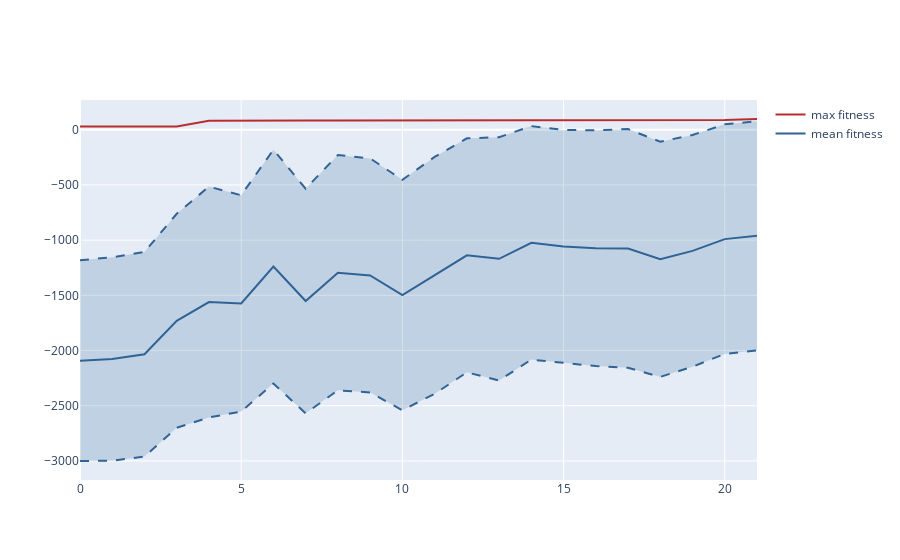

Here is the notebook cell this chart was saved with:
### Code cell
fig = go.Figure()        
colors = copy(px.colors.qualitative.G10)
color=colors.pop()
fig.add_scatter(
    name="mean fitness",
    x=mean_values.index,
    y=mean_values,
    mode="lines",
    line=dict(color=color)
            )
fig.add_scatter(
    name="upper fitness",
    x=mean_values.index,
    y=mean_values - std_values,
    mode="lines",
    line=dict(dash='dash', color=color), showlegend=False
            )
fig.add_scatter(
    name="lower fitness",
    x=mean_values.index,
    y=mean_values + std_values,
    mode="lines",
    line=dict(dash='dash', color=color),
    fill="tonexty",
    fillcolor='rgba' + str(hex_to_rgba(color, 0.2)), showlegend=False
)
fig.add_scatter(
    name="max fitness",
    x=mean_values.index,
    y=max_values,
    mode="lines",
    line=dict(color=colors.pop())
)

fig.show()

### Figure 1 — Plotly figure (JSON) as saved in the notebook; plotly's stock layout.template omitted (floating-point values rounded to 4 significant figures)
{"data": [{"line": {"color": "#316395"}, "mode": "lines", "name": "mean fitness", "type": "scatter", "x": [0, 1, 2, 3, 4, 5, 6, 7, 8, 9, 10, 11, 12, 13, 14, 15, 16, 17, 18, 19, 20, 21], "y": [-2092.0, -2077.0, -2034.0, -1731.0, -1561.0, -1573.0, -1240.0, -1552.0, -1295.0, -1320.0, -1498.0, -1319.0, -1138.0, -1170.0, -1025.0, -1058.0, -1073.0, -1076.0, -1174.0, -1097.0, -991.2, -961.2]}, {"line": {"color": "#316395", "dash": "dash"}, "mode": "lines", "name": "upper fitness", "showlegend": false, "type": "scatter", "x": [0, 1, 2, 3, 4, 5, 6, 7, 8, 9, 10, 11, 12, 13, 14, 15, 16, 17, 18, 19, 20, 21], "y": [-3000.0, -2998.0, -2960.0, -2699.0, -2607.0, -2552.0, -2298.0, -2569.0, -2360.0, -2380.0, -2541.0, -2392.0, -2198.0, -2271.0, -2082.0, -2114.0, -2141.0, -2156.0, -2239.0, -2147.0, -2031.0, -1998.0]}, {"fill": "tonexty", "fillcolor": "rgba(49, 99, 149, 0.2)", "line": {"color": "#316395", "dash": "dash"}, "mode": "lines", "name": "lower fitness", "showlegend": false, "type": "scatter", "x": [0, 1, 2, 3, 4, 5, 6, 7, 8, 9, 10, 11, 12, 13, 14, 15, 16, 17, 18, 19, 20, 21], "y": [-1183.0, -1155.0, -1108.0, -762.0, -515.7, -593.9, -181.3, -534.3, -229.7, -259.9, -454.3, -246.8, -78.27, -68.31, 32.31, -2.192, -5.031, 5.118, -108.9, -48.14, 48.28, 75.73]}, {"line": {"color": "#B82E2E"}, "mode": "lines", "name": "max fitness", "type": "scatter", "x": [0, 1, 2, 3, 4, 5, 6, 7, 8, 9, 10, 11, 12, 13, 14, 15, 16, 17, 18, 19, 20, 21], "y": [28.75, 28.75, 28.75, 28.75, 80.55, 83.63, 83.63, 83.63, 83.63, 83.63, 83.63, 83.63, 83.63, 83.63, 83.63, 83.63, 83.63, 88.05, 88.05, 88.05, 88.05, 96.74]}], "layout": {"autosize": true, "xaxis": {"autorange": true, "range": [0, 21], "type": "linear"}, "yaxis": {"autorange": true, "range": [-3173.0, 268.8], "type": "linear"}}}
